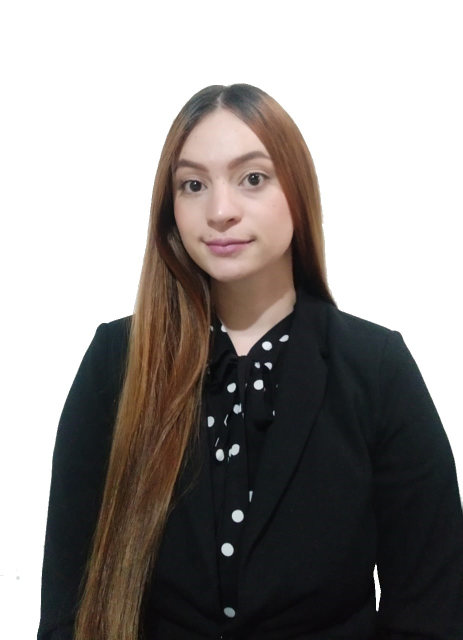
#> input picture Image Processing/Imagen.jpeg, 926 x 1280 px (shown at 1/2 size)
$ jupyter execute SVD_to_imagen.ipynb
#> lines starting #> are read from the running program, lines starting #| are printed output that depends on the picture
### Unsupervised_model/SVD.py
import numpy as np

class SVD:

    def __init__(self, n_components):
        # Initialize the class with the number of main components you want to get
        self.n_components = n_components
        self.components = None
        self.mean = None

    def fit(self, X):
        # Center the data
        self.mean = np.mean(X, axis=0)
        self.transform(X)

    def transform(self, X):
        # Project the data into the new components
        X = X - self.mean

        # Compute the vectors
        self.U, self.S, self.VT = np.linalg.svd(X)

        # Compute mean and std to standardization
        self.mu = np.mean(X, axis=0)
        self.sigma = np.std(X, axis=0)

        if self.n_components is not None:
                self.U = self.U[:, :self.n_components]
                self.S = self.S[:self.n_components]
                self.VT = self.VT[:self.n_components, :]
        self.components = self.VT[:self.n_components].T

    def fit_transform(self, X):
        # Center the data
        X = X - self.mean

        # Project the data into the principal components
        X_transformed = np.dot(X, self.components)

        return X_transformed

    def inverse_transform(self, X):
        '''
        invert the transform
        '''
        X_reconstructed = (X @ self.components).dot(self.components.T) + np.mean(X, axis=0)
        return X_reconstructed

### Image Processing/SVD_to_imagen.ipynb
[cell 1]
# Importing the necessary Packages.
import sys
import numpy as np
import os
import cv2
from pathlib import Path
import matplotlib.pyplot as plt
from sklearn.metrics import r2_score

[cell 2]
# Import the classes from the unsupervised package
file_path = os.getcwd()
parent_path = Path(file_path)
parent_path = parent_path.parent.as_posix()
sys.path.append(str(parent_path +'/Unsupervised_model'))

from SVD import SVD as MySVD

[cell 3]
# Edit my image
my_img = cv2.imread('Imagen.jpeg')
#> my_img is the input picture: shape (1280, 926, 3); mean B, G, R 142.1, 144.1, 148.5
my_img_gray = cv2.cvtColor(my_img, cv2.COLOR_BGR2GRAY)
my_img_edited = cv2.resize(my_img_gray, (256, 256))
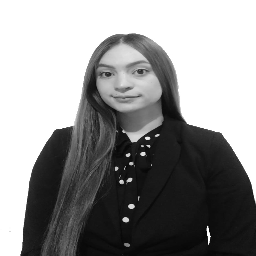
#> my_img_edited: shape (256, 256); min 5, max 255, mean 145.2
img = np.array(my_img_edited)
img.shape
#> Out = (256, 256)

**Apply SVD over the picture of your face, progressively increasing the number of singular values used**

[cell 4]
# fit the data
svd = MySVD(n_components=50)
svd_fit = svd.fit(img)
#> in fit, `self.mean = np.mean(X, axis=0)`: self.mean = 256 values, max 255 at index 2, min 77.51 at index 164, mean 145.2
#> in transform, `X = X - self.mean`:
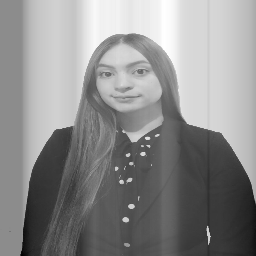
#> X: shape (256, 256) float64; min -216.7, max 177.5, mean 0; drawn with min black and max white
#> in transform, `self.U, self.S, self.VT = np.linalg.svd(X)`:
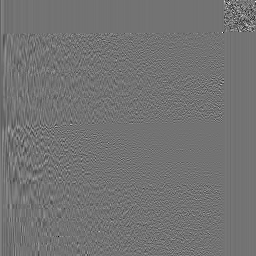
#> self.U: shape (256, 256) float64; min -0.623, max 0.754, mean 0.000334; drawn with min black and max white
#> in transform, `self.U, self.S, self.VT = np.linalg.svd(X)`:
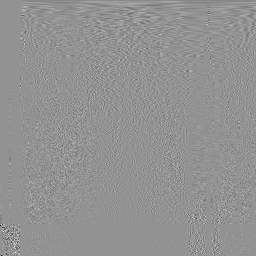
#> self.VT: shape (256, 256) float64; min -0.948, max 0.699, mean -0.000251; drawn with min black and max white
#> in transform, `self.U, self.S, self.VT = np.linalg.svd(X)`: self.S = 256 values, max 21755.5 at index 0, min 8.8e-13 at index 255, mean 337.7
#> in transform, `self.mu = np.mean(X, axis=0)`: self.mu = 256 values from 0 to 0
#> in transform, `self.sigma = np.std(X, axis=0)`: self.sigma = 256 values, max 117.2 at index 212, min 0 at index 2, mean 91.51
#> in transform, `self.U = self.U[:, :self.n_components]`:
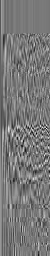
#> self.U: shape (256, 50) float64; min -0.305, max 0.337, mean 6.25e-19; drawn with min black and max white
#> in transform, `self.S = self.S[:self.n_components]`: self.S = 50 values, max 21755.5 at index 0, min 272.4 at index 49, mean 1464.4
svd_fit_transform = svd.fit_transform(img)
svd_inverse_transform = svd.inverse_transform(img)
#> in inverse_transform, `X_reconstructed = (X @ self.components).dot(self.components.T) + np.me..`:
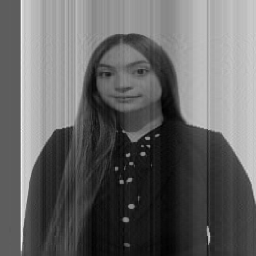
#> X_reconstructed: shape (256, 256) float64; min 82.64, max 552.9, mean 268.9; drawn with min black and max white

plt.imshow(svd_inverse_transform,cmap="gray")

[cell 5]
# Plot the original and reconstructed images
fig, ax = plt.subplots(1, 2)
ax[0].imshow(img, cmap='gray')
ax[0].set_title('Me')
ax[1].imshow(svd_inverse_transform, cmap='gray')
ax[1].set_title('New')
plt.show()

[cell 6]
# Reconstruct the image using progressively more singular values
n_components = [1, 5, 10, 25, 50, 100, 200, 500]
fig, axs = plt.subplots(2, 4, figsize=(12, 6))
for i, n in enumerate(n_components):
    svd = MySVD(n_components=n)
    svd_fit = svd.fit(img)
    svd_fit_transform = svd.fit_transform(img)
    svd_inverse_transform = svd.inverse_transform(img)
    axs[i//4][i%4].imshow(svd_inverse_transform, cmap="gray")
    axs[i//4][i%4].set_title(f"{n} components")
    axs[i//4][i%4].axis("off")
#> this loop made 8 passes
#> pass 1, in inverse_transform (call 2), `X_reconstructed = (X @ self.components).dot(self.components.T) + np.me..`:
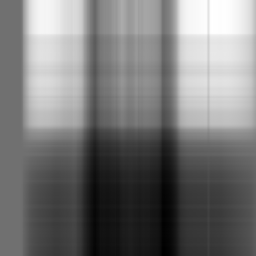
#> X_reconstructed: shape (256, 256) float64; min 93.93, max 459.4, mean 264.8; drawn with min black and max white
#> pass 2, in inverse_transform (call 3), `X_reconstructed = (X @ self.components).dot(self.components.T) + np.me..`:
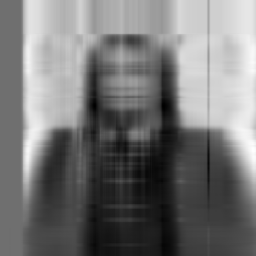
#> X_reconstructed: shape (256, 256) float64; min 72.47, max 491.6, mean 266.2; drawn with min black and max white
plt.tight_layout()
plt.show()
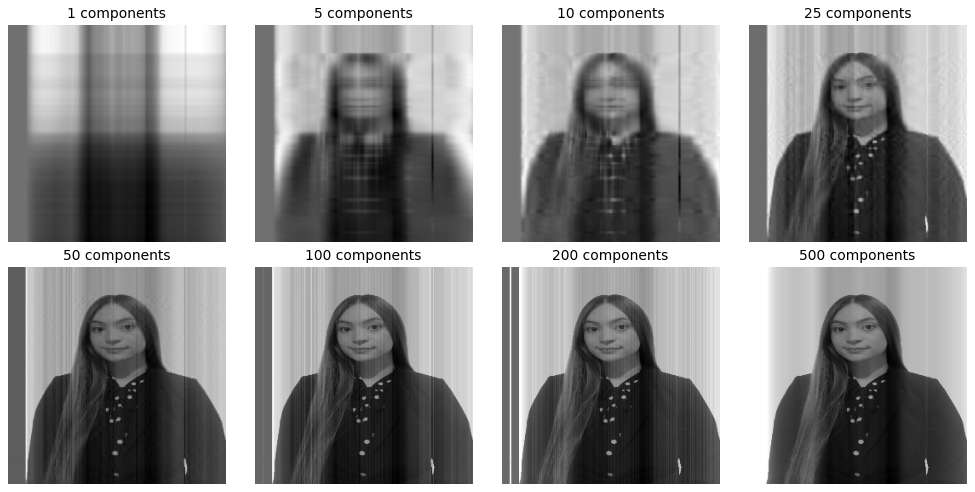
#> figure drawn by matplotlib, 8 panels

By inspecting the reconstructed images you can see that from the 25components it starts to look like a good approximation of the original image.

**How would you quantify how different your photo and the approximation are?**

To quantify how different is my photo and the approximation are, calculate the mean squared error (MSE) between the original and reconstructed images

[cell 7]
n_components = [1, 5, 10, 20, 30 , 40 , 50, 60, 70, 80, 90, 100]
values = []
for n in n_components:
    svd = MySVD(n_components=n)
    svd_fit = svd.fit(img)
    svd_fit_transform = svd.fit_transform(img)
    svd_inverse_transform = svd.inverse_transform(img)
    mse = np.mean((img - svd_inverse_transform)**2)
    values.append(mse)
#> this loop made 12 passes
#> mse on passes 3 to 12: 17538.4, 17683.5, 17695.5, 17798.2, 17829.2, 17830.8, 17832.1, 17841, 17931.8, 17965.4
#> mse on passes 1 to 2: 18361.8, 17720.9
#> after the loop, values = [18361.8, 17720.9, 17538.4, 17683.5, 17695.5, 17798.2, 17829.2, 17830.8, 17832.1, 17841, 17931.8, 17965.4]

plt.plot(n_components, values)
plt.xlabel("Number of components")
plt.ylabel("MSE")
plt.show()
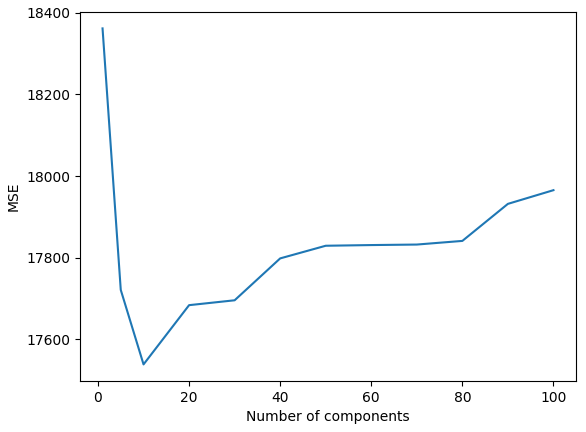
#> figure drawn by matplotlib, 1 panel; curve peaks at x = 1, y = 18361.8
